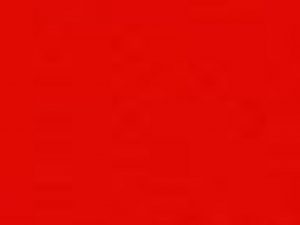
#> input picture vermelho.jpg, 300 x 225 px
$ python 'visão_computacional_exercícios_de_fixação_.py'
#> lines starting #> are read from the running program, lines starting #| are printed output that depends on the picture; after the words box and inside, x2 and y2 are one past the last pixel; in counts of white or black regions, pixels touching at a corner belong together
#> the answer given: vermelho.jpg
# -*- coding: utf-8 -*-
"""Visão Computacional - Exercícios de Fixação .ipynb

Automatically generated by Colab.

Original file is located at
    https://colab.research.google.com/drive/13j15rnBIkRaMOo7KzwY_tJ3316S8q2Xl
"""

import cv2
import numpy as np
from google.colab.patches import cv2_imshow
from google.colab import files
import os

def download_image(filename):
    """Função para forçar o download de uma imagem"""
    files.download(filename)

def display_and_download(image, filename, title="Imagem"):
    """Exibe e oferece opção para download da imagem"""
    print(f"\n{title}: {filename}")
    cv2_imshow(image)
    print("\nDeseja baixar esta imagem? (s/n)")
    if input().lower() == 's':
        download_image(filename)
        print(f"Download de {filename} concluído!")
    else:
        print(f"Download de {filename} cancelado.")

# Questão 1: Baixe a imagem vermelho.jpg, modifique as cores para preto e salve como preta.jpg <--------------------------------------
def questao1():
    print("\n=== PROCESSANDO QUESTÃO 1 ===")
    # Carregar a imagem (substitua 'vermelho.jpg' pelo caminho correto após upload)
    img = cv2.imread('vermelho.jpg')
#> img is the input picture: shape (225, 300, 3); mean B, G, R 3.2, 9.5, 223.2

    if img is None:
        print("Erro: Não foi possível carregar a imagem. Verifique se fez o upload de 'vermelho.jpg'.")
        return None

    # Criar uma imagem preta do mesmo tamanho
    img_preta = np.zeros_like(img)

    # Salvar a imagem preta
    cv2.imwrite('preta.jpg', img_preta)
    print("✔ preta.jpg criada com sucesso.")

    # Mostrar e oferecer download
    display_and_download(img_preta, 'preta.jpg', "Imagem Preta")
    return img_preta

# Questão 2: Desenhar quadrado branco 50x50 no centro e salvar como quadradobranco50.jpg <--------------------------------------
def questao2(img_preta):
    print("\n=== PROCESSANDO QUESTÃO 2 ===")
    if img_preta is None:
        img_preta = cv2.imread('preta.jpg')

    # Fazer uma cópia para não modificar a original
    img_quad50 = img_preta.copy()

    # Obter dimensões da imagem
    altura, largura = img_quad50.shape[:2]
#> altura = 225; largura = 300

    # Calcular coordenadas do centro
    centro_x, centro_y = largura // 2, altura // 2
#> centro_x = 150; centro_y = 112

    # Desenhar quadrado branco 50x50 no centro
    cv2.rectangle(img_quad50,
                 (centro_x - 25, centro_y - 25),
                 (centro_x + 25, centro_y + 25),
                 (255, 255, 255), -1)
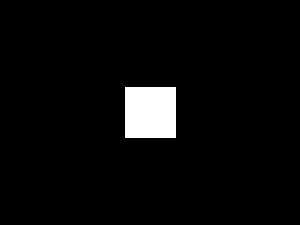
#> img_quad50: shape (225, 300, 3); 3.9% white; 1 white region, box (x1, y1, x2, y2) and area: (125, 87, 176, 138) 2601

    # Salvar a imagem
    cv2.imwrite('quadradobranco50.jpg', img_quad50)
    print("✔ quadradobranco50.jpg criada com sucesso.")

    # Mostrar e oferecer download
    display_and_download(img_quad50, 'quadradobranco50.jpg', "Quadrado Branco 50x50")
    return img_quad50

# Questão 3: Desenhar quadrado branco 25x25 no centro e salvar como quadradobranco25.jpg <--------------------------------------
def questao3(img_preta):
    print("\n=== PROCESSANDO QUESTÃO 3 ===")
    if img_preta is None:
        img_preta = cv2.imread('preta.jpg')

    # Fazer uma cópia para não modificar a original
    img_quad25 = img_preta.copy()

    # Obter dimensões da imagem
    altura, largura = img_quad25.shape[:2]
#> altura = 225; largura = 300

    # Calcular coordenadas do centro
    centro_x, centro_y = largura // 2, altura // 2
#> centro_x = 150; centro_y = 112

    # Desenhar quadrado branco 25x25 no centro
    cv2.rectangle(img_quad25,
                 (centro_x - 12, centro_y - 12),
                 (centro_x + 12, centro_y + 12),
                 (255, 255, 255), -1)
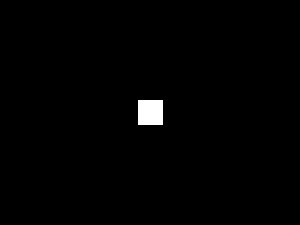
#> img_quad25: shape (225, 300, 3); 0.93% white; 1 white region, box (x1, y1, x2, y2) and area: (138, 100, 163, 125) 625

    # Salvar a imagem
    cv2.imwrite('quadradobranco25.jpg', img_quad25)
    print("✔ quadradobranco25.jpg criada com sucesso.")

    # Mostrar e oferecer download
    display_and_download(img_quad25, 'quadradobranco25.jpg', "Quadrado Branco 25x25")
    return img_quad25

# Questão 4: Subtrair as imagens e salvar como subtracao.jpg <--------------------------------------
def questao4():
    print("\n=== PROCESSANDO QUESTÃO 4 ===")
    # Carregar as imagens em tons de cinza
    img50 = cv2.imread('quadradobranco50.jpg', 0)
#> img50: shape (225, 300); min 0, max 255, mean 9.8
    img25 = cv2.imread('quadradobranco25.jpg', 0)
#> img25: shape (225, 300); min 0, max 255, mean 2.4

    if img50 is None or img25 is None:
        print("Erro: Imagens não encontradas. Execute as questões 2 e 3 primeiro.")
        return None

    # Subtrair as imagens (quadrado maior - quadrado menor)
    subtracao = cv2.subtract(img50, img25)

    # Salvar o resultado
    cv2.imwrite('subtracao.jpg', subtracao)
    print("✔ subtracao.jpg criada com sucesso.")

    # Mostrar e oferecer download
    display_and_download(subtracao, 'subtracao.jpg', "Subtração de Imagens")
    return subtracao

# Questão 5: Inverter cores da subtração e aplicar XOR com quadradobranco50.jpg <--------------------------------------
def questao5():
    print("\n=== PROCESSANDO QUESTÃO 5 ===")
    # Carregar as imagens em tons de cinza
    subtracao = cv2.imread('subtracao.jpg', 0)
#> subtracao: shape (225, 300); min 0, max 255, mean 7.5
    img50 = cv2.imread('quadradobranco50.jpg', 0)

    if subtracao is None or img50 is None:
        print("Erro: Imagens não encontradas. Execute as questões anteriores primeiro.")
        return None

    # Inverter as cores da imagem de subtração
    subtracao_invertida = cv2.bitwise_not(subtracao)
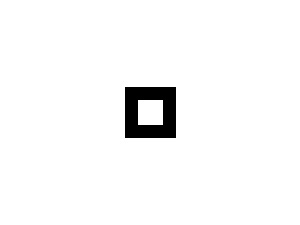
#> subtracao_invertida: shape (225, 300); min 0, max 255, mean 247.5

    # Aplicar operação XOR
    resultado_xor = cv2.bitwise_xor(subtracao_invertida, img50)
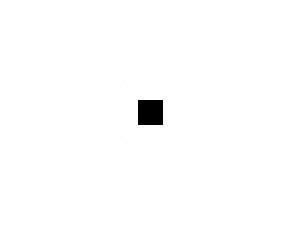
#> resultado_xor: shape (225, 300); min 0, max 255, mean 252.6
#> the answer given: vermelho.jpg
#> the answer given: vermelho.jpg

    # Salvar o resultado
    cv2.imwrite('resultado_final.jpg', resultado_xor)
    print("✔ resultado_final.jpg criada com sucesso.")

    # Mostrar e oferecer download
    display_and_download(resultado_xor, 'resultado_final.jpg', "Resultado Final (XOR)")
    return resultado_xor

def download_all_images():
    """Oferece opção para baixar todas as imagens de uma vez"""
    print("\nDeseja baixar TODAS as imagens geradas? (s/n)")
    if input().lower() == 's':
        for filename in ['preta.jpg', 'quadradobranco50.jpg', 'quadradobranco25.jpg',
                         'subtracao.jpg', 'resultado_final.jpg']:
            if os.path.exists(filename):
                try:
                    files.download(filename)
                    print(f"✔ {filename} baixada com sucesso!")
                except:
                    print(f"✖ Falha ao baixar {filename}")
            else:
                print(f"⚠ {filename} não encontrada")
    else:
        print("Download de todas as imagens cancelado.")

# Executanbdo as questões
def main():
    print("===== Exercícios de fixação =====")
    print("\nPor favor, faça upload da imagem 'vermelho.jpg' para o Colab")
    files.upload()

    # Verificar se o upload foi feito corretamente
    if not os.path.exists('vermelho.jpg'):
        print("\n⚠ ATENÇÃO: Você precisa fazer upload do arquivo 'vermelho.jpg' primeiro!")
        print("Por favor, execute esta célula novamente após o upload.")
        return

    # Executar cada questão
    img_preta = questao1()
    img_quad50 = questao2(img_preta)
    img_quad25 = questao3(img_preta)
    img_subtracao = questao4()
    img_resultado = questao5()

    # Oferecer opção de baixar todas as imagens
    download_all_images()

    print("\n Processamento concluído com sucesso!")

if __name__ == "__main__":
    main()

import cv2
import numpy as np
from google.colab.patches import cv2_imshow
from google.colab import files
import matplotlib.pyplot as plt
import os

def draw_grid(img, grid_size=50, color=(0, 255, 0), thickness=1):
    """Desenha um grid na imagem para facilitar o posicionamento"""
#> called with grid_size = 50, color = (0, 255, 0), thickness = 1
    h, w = img.shape[:2]
#> h = 225; w = 300

    # Desenhar linhas verticais
    for x in range(0, w, grid_size):
        cv2.line(img, (x, 0), (x, h), color, thickness)
        cv2.putText(img, str(x), (x+5, 20), cv2.FONT_HERSHEY_SIMPLEX, 0.4, color, 1)
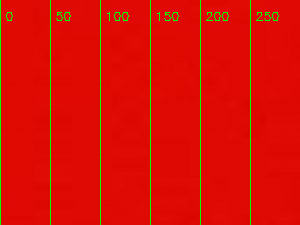
#> img: shape (225, 300, 3); mean B, G, R 3.1, 15.6, 217.6

    # Desenhar linhas horizontais
    for y in range(0, h, grid_size):
        cv2.line(img, (0, y), (w, y), color, thickness)
        cv2.putText(img, str(y), (5, y+15), cv2.FONT_HERSHEY_SIMPLEX, 0.4, color, 1)
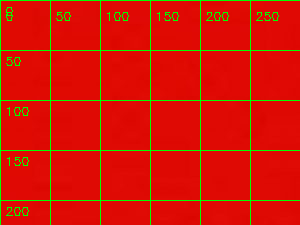
#> img: shape (225, 300, 3); 2.55% of pixels changed, all inside (x1, y1, x2, y2) = (1, 0, 300, 216)

    return img

def upload_images():
    print("Por favor, faça upload da imagem da televisão:")
    uploaded_tv = files.upload()
    tv_filename = next(iter(uploaded_tv))

    print("\nAgora, faça upload da imagem do gato:")
    uploaded_cat = files.upload()
    cat_filename = next(iter(uploaded_cat))

    return tv_filename, cat_filename

# Solicitar upload das imagens
tv_filename, cat_filename = upload_images()

# 1. Carregar e preparar a imagem da televisão com grid
tv_img = cv2.imread(tv_filename)
if tv_img is None:
    raise FileNotFoundError(f"Não foi possível carregar a imagem {tv_filename}")

tv_img_with_grid = tv_img.copy()
tv_img_with_grid = draw_grid(tv_img_with_grid)

# Mostrar a imagem com grid
plt.figure(figsize=(12, 8))
plt.imshow(cv2.cvtColor(tv_img_with_grid, cv2.COLOR_BGR2RGB))
plt.title('Imagem da TV com Grid de Referência (Coordenadas em pixels)')
plt.axis('on')
plt.show()

# 2. Recortar a televisão com base nas coordenadas
print(f"\nDimensões da imagem da TV: {tv_img.shape[1]}x{tv_img.shape[0]} pixels")
#| Dimensões da imagem da TV: 300x225 pixels
print("Observando o grid acima, digite as coordenadas para recorte:")

default_width = 270
default_height = 190
default_x = (tv_img.shape[1] - default_width) // 2
#> default_x = 15
default_y = (tv_img.shape[0] - default_height) // 2 - 20
#> default_y = -3

try:
#> (the run stopped early here; a loop or call above may not have finished)
